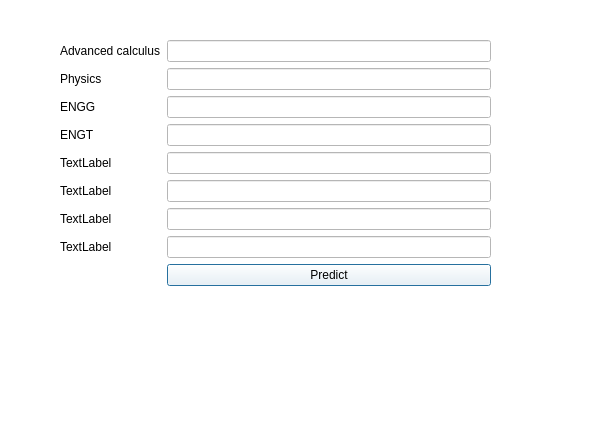
<?xml version="1.0" encoding="UTF-8"?>
<ui version="4.0">
 <class>gpa</class>
 <widget class="QDialog" name="gpa">
  <property name="geometry">
   <rect>
    <x>0</x>
    <y>0</y>
    <width>595</width>
    <height>428</height>
   </rect>
  </property>
  <property name="windowTitle">
   <string>Dialog</string>
  </property>
  <property name="styleSheet">
   <string notr="true">background-color: rgb(255, 255, 255);</string>
  </property>
  <widget class="QWidget" name="verticalLayoutWidget">
   <property name="geometry">
    <rect>
     <x>60</x>
     <y>40</y>
     <width>431</width>
     <height>361</height>
    </rect>
   </property>
   <layout class="QFormLayout" name="formLayout">
    <item row="0" column="0">
     <widget class="QLabel" name="label">
      <property name="text">
       <string>Advanced calculus</string>
      </property>
     </widget>
    </item>
    <item row="1" column="0">
     <widget class="QLabel" name="label_4">
      <property name="text">
       <string>Physics</string>
      </property>
     </widget>
    </item>
    <item row="2" column="0">
     <widget class="QLabel" name="label_3">
      <property name="text">
       <string>ENGG</string>
      </property>
     </widget>
    </item>
    <item row="3" column="0">
     <widget class="QLabel" name="label_5">
      <property name="text">
       <string>ENGT</string>
      </property>
     </widget>
    </item>
    <item row="4" column="0">
     <widget class="QLabel" name="label_6">
      <property name="text">
       <string>TextLabel</string>
      </property>
     </widget>
    </item>
    <item row="5" column="0">
     <widget class="QLabel" name="label_7">
      <property name="text">
       <string>TextLabel</string>
      </property>
     </widget>
    </item>
    <item row="6" column="0">
     <widget class="QLabel" name="label_8">
      <property name="text">
       <string>TextLabel</string>
      </property>
     </widget>
    </item>
    <item row="7" column="0">
     <widget class="QLabel" name="label_2">
      <property name="text">
       <string>TextLabel</string>
      </property>
     </widget>
    </item>
    <item row="0" column="1">
     <widget class="QLineEdit" name="lineEdit"/>
    </item>
    <item row="1" column="1">
     <widget class="QLineEdit" name="lineEdit_2"/>
    </item>
    <item row="2" column="1">
     <widget class="QLineEdit" name="lineEdit_3"/>
    </item>
    <item row="3" column="1">
     <widget class="QLineEdit" name="lineEdit_4"/>
    </item>
    <item row="4" column="1">
     <widget class="QLineEdit" name="lineEdit_5"/>
    </item>
    <item row="5" column="1">
     <widget class="QLineEdit" name="lineEdit_8"/>
    </item>
    <item row="6" column="1">
     <widget class="QLineEdit" name="lineEdit_7"/>
    </item>
    <item row="7" column="1">
     <widget class="QLineEdit" name="lineEdit_6"/>
    </item>
    <item row="8" column="1">
     <widget class="QPushButton" name="pushButton">
      <property name="text">
       <string>Predict</string>
      </property>
     </widget>
    </item>
   </layout>
  </widget>
 </widget>
 <resources/>
 <connections/>
</ui>
